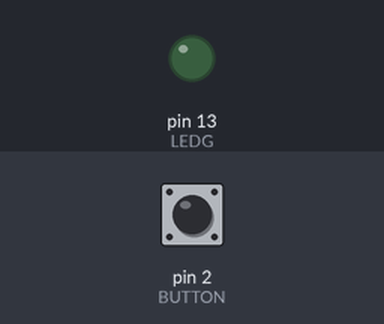
Recording of a sketch running on a simulated Arduino Uno, built with avr-gcc and run on an emulated ATmega328P. Parts: output pins drawn as LEDs (lit = HIGH). The inputs (shaded band) are chosen by the test bench; at power-on: pin 2 (BUTTON) LOW.

Above: at 1.2 s.
1.3 s: pin 2 (BUTTON) pulled HIGH for 0.15 s
At 2.4 s:
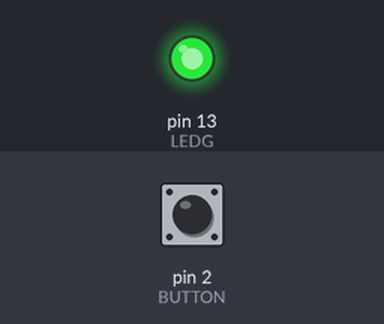
2.9 s: pin 2 (BUTTON) pulled HIGH for 1 s
At 3.6 s:
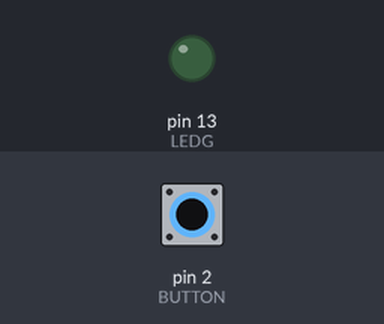
5.4 s: pin 2 (BUTTON) pulled HIGH for 3.2 s
At 6.7 s:
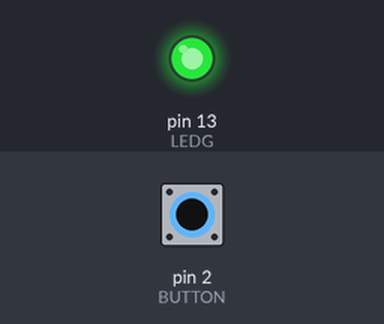
Timing chart, 0 to 8.4 s (numbered marks = the images above; inputs shaded):
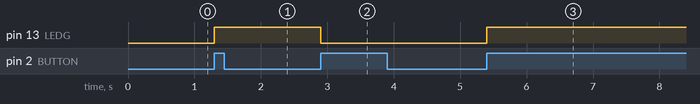

The sketch:

alg_c.ino
```cpp
//Declarando as variaveis:
#define LEDG 13
#define BUTTON 2
bool estado_button = 0, estado_button_anterior = 0, estado_verde = 0;
unsigned long tempo_atual = 0, tempo_anterior = 0;

void setup(){

  //Definindo as pinagens:
  pinMode(LEDG, OUTPUT);
  pinMode(BUTTON, INPUT);

} //Fim SETUP


void loop(){

  tempo_atual = millis();
  estado_button = digitalRead(BUTTON); //Recebe o estado atual do botão

  if(estado_button == 1 && estado_button_anterior == 0 && (tempo_atual - tempo_anterior) > 200){ //Coreção do efeito bounce pelo aguardo de 200 mS

    estado_verde =! estado_verde;
    digitalWrite(LEDG, estado_verde);

    tempo_anterior = tempo_atual;

  } //Fim if

  estado_button_anterior = estado_button;

} //Fim VOID
```

Measured:
- after the input at 1.3 s, pin 13 (LEDG): LOW → HIGH at once
- after the input at 2.9 s, pin 13 (LEDG): HIGH → LOW at once
- after the input at 5.4 s, pin 13 (LEDG): LOW → HIGH at once
